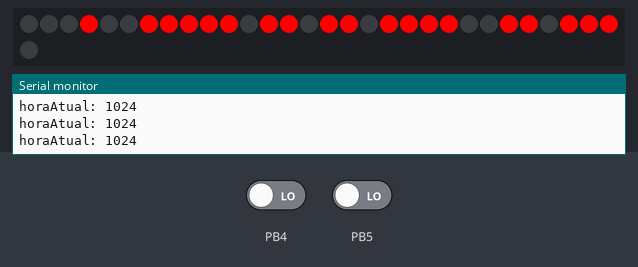
Simulated run of this sketch. Board: ATtiny85, built with avr-gcc and run on an emulated ATtiny85. Parts: 31 RGB LEDs in strip order, left to right, continuing on the next row, the last lines printed to the serial monitor. Wiring (inferred from the names in the program): DS1307 clock at I2C address 0x68. Inputs (shaded band) come from the test bench; at power-on: PB4 LOW, PB5 LOW. The local clock reads 2024-03-15 10:24:30 at power-on unless the sketch sets it; random numbers use the default seed unless the sketch sets one.

Above: at 1.3 s.
1.4 s: PB4 driven HIGH
At 3.4 s:
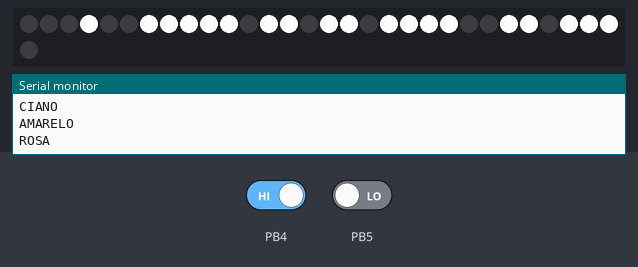
4.4 s: PB5 driven HIGH
At 6.15 s:
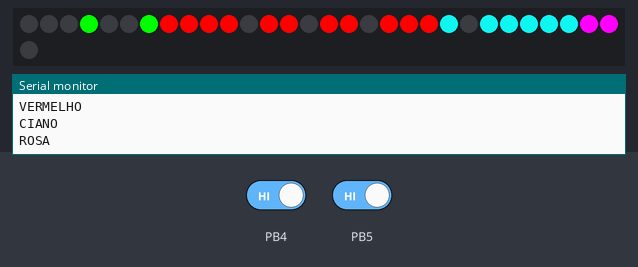
7.4 s: PB5 driven LOW
At 7.71 s:
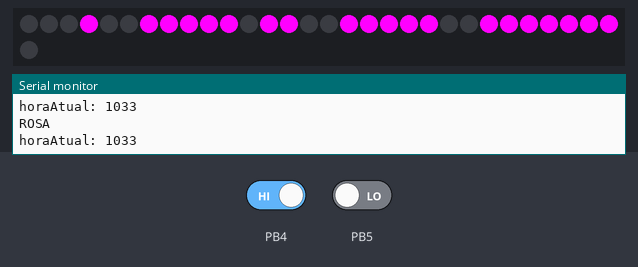
10.4 s: PB4 driven LOW
11.9 s: PB4 driven HIGH
At 12.78 s:
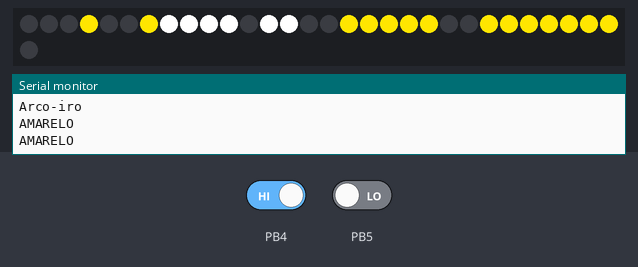
14.9 s: PB5 driven HIGH
At 17.55 s:
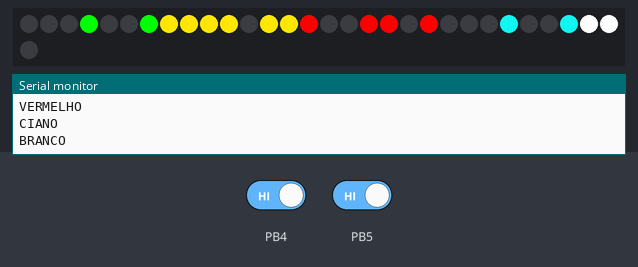
Timing chart, 0 to 19.1 s (numbered marks = the images above; inputs shaded):
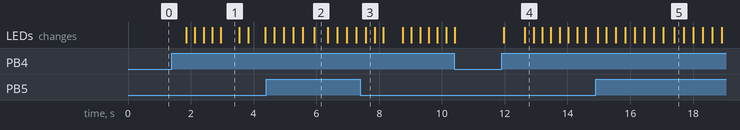

The sketch:

relogio_madeira.ino
```cpp
//Controle Fita de Leds enderessáveis
#include <Adafruit_NeoPixel.h>
#ifdef __AVR__
 #include <avr/power.h> // Required for 16 MHz Adafruit Trinket
#endif

#define PIN        3  // Novo: 6 - antigo: 3
#define NUMPIXELS 31  // Número de leds
#define DELAYVAL 250  // Time (in milliseconds) to pause between pixels

Adafruit_NeoPixel pixels(NUMPIXELS, PIN, NEO_GRB + NEO_KHZ800);
//Controle Fita de Leds enderessáveis

//Definições Relógio
#include "Wire.h"
#define DS1307_ADDRESS 0x68
byte zero = 0x00;
//Definições Relógio

// Definição das portas dos botões de ajuste de hora e cor
#define BT_HORA A1    // Novo: 2 - antigo: A1
#define BT_MINUTO A0  // Novo: 3 - antigo: A0
#define BT_COR A2     // Novo: 4 - antigo: A2

String horaAterior = "";

// definições das variáveis para ajuste de cor
int vermelho = 255;
int verde = 0;
int azul = 0;
int vCor = 0;

void setup() {
  //Controle Fita de Leds enderessáveis
  #if defined(__AVR_ATtiny85__) && (F_CPU == 16000000)
    clock_prescale_set(clock_div_1);
  #endif
  pixels.begin(); // INITIALIZE NeoPixel strip object (REQUIRED)
  //Controle Fita de Leds enderessáveis

  Serial.begin(9600);
  Wire.begin();

  // Definição dos botões de ajuste de hora e cor
  pinMode(BT_HORA, INPUT);
  pinMode(BT_MINUTO, INPUT);
  pinMode(BT_COR, INPUT);

  //ajusteHora(18,10);

}

void loop() {

  // Verifica se houve alteração na hora e manda exibir o novo valor
  String horaAtual = Mostrarelogio();
  if (horaAterior != horaAtual){

      //Verifica se está no modo de cor randomica
      if (vCor == 7){
        exibeHoraCor();}
      else {
        exibeHora();
      }

    horaAterior = horaAtual;
  }

  // Inicio - Leitura dos botões de ajuste de hora e cor
  int stBtHora = digitalRead(BT_HORA);
  int stBtMin = digitalRead(BT_MINUTO);
  int stBtCor = digitalRead(BT_COR);

    if (stBtHora == HIGH && stBtMin == LOW) {    //Ajusta a hora
          int hora = horaAtual.substring(0, 2).toInt();
          int minuto = horaAtual.substring(2, 4).toInt();
          ajusteHora(hora + 1, minuto );

          Serial.println("HORA");

    }

    if (stBtMin == HIGH && stBtHora == LOW) {    //Ajusta o minuto
          int hora = horaAtual.substring(0, 2).toInt();
          int minuto = horaAtual.substring(2, 4).toInt();
          if (minuto >= 59){
            minuto = -1;
          }
          ajusteHora(hora, minuto + 1 );
          Serial.println("MINUTO");

    }

        if (stBtMin == HIGH && stBtHora == HIGH) {    //Entra em modo manutenção

          defNum (8, 1, vermelho, verde, azul);
          defNum (8, 2, vermelho, verde, azul);
          defNum (8, 3, vermelho, verde, azul);
          defNum (8, 4, vermelho, verde, azul);

          Serial.println("Modo Manutenção");

    }

    if (stBtCor == HIGH) {   //Ajusta a Cor
      vermelho, verde, azul = muda_cor();

      if (vCor == 7){
        exibeHoraCor();}
      else {
        exibeHora();
      }

    }
   // Fim - Leitura dos botões de ajuste de hora e cor

   delay(DELAYVAL);
}

int muda_cor(){ //Função para ajuste de cor
  // Essa função ler o valor da variável vCor para definir os valores das variáveis de cor,
  // a cada leitura a variável vCor é incrementada para que na proxima chamada uma nova cor seja selecionada

  vCor++;

  switch (vCor) {
    case 0:
      vermelho = 0;
      verde = 0;
      azul = 255;
      Serial.println("Azul");
    break;
    case 1:
        vermelho = 255;
        verde = 0;
        azul = 0;
        Serial.println("VERMELHO");
    break;
    case 2:
        vermelho = 0;
        verde = 255;
        azul = 0;
        Serial.println("VERDE");
    break;
    case 3:
        vermelho = 14;
        verde = 222;
        azul = 217;
        Serial.println("CIANO");
    break;
    case 4:
        vermelho = 255;
        verde = 0;
        azul = 255;
        Serial.println("ROSA");
    break;
    case 5:
        vermelho = 255;
        verde = 230;
        azul = 0;
        Serial.println("AMARELO");
    break;
    case 6:
        vermelho = 255;
        verde = 255;
        azul = 255;
        Serial.println("BRANCO");
    break;
      case 7:
          exibeHoraCor();
          Serial.println("Arco-iro");
    break;
    default:
        vCor = 0;
    break;
    }

    return vermelho, verde, azul;
}

void exibeHora(){ //Função para exibir a hora no display de led

  String horaAtual = Mostrarelogio();

  defNum (horaAtual.substring(0, 1).toInt(), 1, vermelho, verde, azul);
  defNum (horaAtual.substring(1, 2).toInt(), 2, vermelho, verde, azul);
  defNum (horaAtual.substring(2, 3).toInt(), 3, vermelho, verde, azul);
  defNum (horaAtual.substring(3, 4).toInt(), 4, vermelho, verde, azul);

}

void exibeHoraCor(){ //Função para exibir a hora no display de led com cores randomicas em cada caractere

  String horaAtual = Mostrarelogio();

  vCor = random(0, 7);
  muda_cor();
  defNum (horaAtual.substring(0, 1).toInt(), 1, vermelho, verde, azul);

  vCor = random(0, 7);
  muda_cor();
  defNum (horaAtual.substring(1, 2).toInt(), 2, vermelho, verde, azul);

  vCor = random(0, 7);
  muda_cor();
  defNum (horaAtual.substring(2, 3).toInt(), 3, vermelho, verde, azul);

  vCor = random(0, 7);
  muda_cor();
  defNum (horaAtual.substring(3, 4).toInt(), 4, vermelho, verde, azul);

  //Pontos
  vCor = random(0, 7);
  muda_cor();
  pixels.setPixelColor(28, pixels.Color(vermelho, verde, azul));
  pixels.setPixelColor(29, pixels.Color(vermelho, verde, azul));
  pixels.show();

  vCor = 7;

}

void defNum (int valor, int posicao, int cVermelho, int cVerde, int cAzul){
// Função para excrever os números de 0 a 9 no display
// recebe o valor a ser impresso, a posição no display e as três variáveis de vCor

    posicao = ((posicao - 1 ) * 7);

    switch (valor) {
      case 0: //{0, 1, 2, 3, 5, 6},     // 0

            pixels.setPixelColor(0 + posicao, pixels.Color(cVermelho, cVerde, cAzul));
            pixels.setPixelColor(1 + posicao, pixels.Color(cVermelho, cVerde, cAzul));
            pixels.setPixelColor(2 + posicao, pixels.Color(cVermelho, cVerde, cAzul));
            pixels.setPixelColor(3 + posicao, pixels.Color(cVermelho, cVerde, cAzul));
            pixels.setPixelColor(5 + posicao, pixels.Color(cVermelho, cVerde, cAzul));
            pixels.setPixelColor(6 + posicao, pixels.Color(cVermelho, cVerde, cAzul));

            // apaga os leds não utilizado no número
            pixels.setPixelColor(4 + posicao, pixels.Color(0, 0, 0));

            pixels.show();
            break;
      case 1: // {6, 3},                 // 1
            pixels.setPixelColor(6 + posicao, pixels.Color(cVermelho, cVerde, cAzul));
            pixels.setPixelColor(3 + posicao, pixels.Color(cVermelho, cVerde, cAzul));

            // apaga os leds não utilizado no número
            pixels.setPixelColor(0 + posicao, pixels.Color(0, 0, 0));
            pixels.setPixelColor(1 + posicao, pixels.Color(0, 0, 0));
            pixels.setPixelColor(2 + posicao, pixels.Color(0, 0, 0));
            pixels.setPixelColor(4 + posicao, pixels.Color(0, 0, 0));
            pixels.setPixelColor(5 + posicao, pixels.Color(0, 0, 0));

            pixels.show();
        break;
      case 2: // {1, 2, 4, 5, 6},        // 2
            pixels.setPixelColor(1 + posicao, pixels.Color(cVermelho, cVerde, cAzul));
            pixels.setPixelColor(2 + posicao, pixels.Color(cVermelho, cVerde, cAzul));
            pixels.setPixelColor(4 + posicao, pixels.Color(cVermelho, cVerde, cAzul));
            pixels.setPixelColor(5 + posicao, pixels.Color(cVermelho, cVerde, cAzul));
            pixels.setPixelColor(6 + posicao, pixels.Color(cVermelho, cVerde, cAzul));

            // apaga os leds não utilizado no número
            pixels.setPixelColor(0 + posicao, pixels.Color(0, 0, 0));
            pixels.setPixelColor(3 + posicao, pixels.Color(0, 0, 0));


            pixels.show();
          break;
      case 3: // {2, 3, 4, 5, 6},        // 3
            pixels.setPixelColor(2 + posicao, pixels.Color(cVermelho, cVerde, cAzul));
            pixels.setPixelColor(3 + posicao, pixels.Color(cVermelho, cVerde, cAzul));
            pixels.setPixelColor(4 + posicao, pixels.Color(cVermelho, cVerde, cAzul));
            pixels.setPixelColor(5 + posicao, pixels.Color(cVermelho, cVerde, cAzul));
            pixels.setPixelColor(6 + posicao, pixels.Color(cVermelho, cVerde, cAzul));

            // apaga os leds não utilizado no número
            pixels.setPixelColor(0 + posicao, pixels.Color(0, 0, 0));
            pixels.setPixelColor(1 + posicao, pixels.Color(0, 0, 0));


            pixels.show();
        break;
      case 4: //{0, 3, 4, 6},           // 4
            pixels.setPixelColor(0 + posicao, pixels.Color(cVermelho, cVerde, cAzul));
            pixels.setPixelColor(3 + posicao, pixels.Color(cVermelho, cVerde, cAzul));
            pixels.setPixelColor(4 + posicao, pixels.Color(cVermelho, cVerde, cAzul));
            pixels.setPixelColor(6 + posicao, pixels.Color(cVermelho, cVerde, cAzul));

            // apaga os leds não utilizado no número
            pixels.setPixelColor(1 + posicao, pixels.Color(0, 0, 0));
            pixels.setPixelColor(2 + posicao, pixels.Color(0, 0, 0));
            pixels.setPixelColor(5 + posicao, pixels.Color(0, 0, 0));

            pixels.show();
        break;
      case 5: //{0, 2, 3, 4, 5},        // 5
            pixels.setPixelColor(0 + posicao, pixels.Color(cVermelho, cVerde, cAzul));
            pixels.setPixelColor(2 + posicao, pixels.Color(cVermelho, cVerde, cAzul));
            pixels.setPixelColor(3 + posicao, pixels.Color(cVermelho, cVerde, cAzul));
            pixels.setPixelColor(4 + posicao, pixels.Color(cVermelho, cVerde, cAzul));
            pixels.setPixelColor(5 + posicao, pixels.Color(cVermelho, cVerde, cAzul));

            // apaga os leds não utilizado no número
            pixels.setPixelColor(1 + posicao, pixels.Color(0, 0, 0));
            pixels.setPixelColor(6 + posicao, pixels.Color(0, 0, 0));

            pixels.show();
        break;
      case 6: //{0, 1, 2, 4, 5},        // 6
            pixels.setPixelColor(0 + posicao, pixels.Color(cVermelho, cVerde, cAzul));
            pixels.setPixelColor(1 + posicao, pixels.Color(cVermelho, cVerde, cAzul));
            pixels.setPixelColor(2 + posicao, pixels.Color(cVermelho, cVerde, cAzul));
            pixels.setPixelColor(3 + posicao, pixels.Color(cVermelho, cVerde, cAzul));
            pixels.setPixelColor(4 + posicao, pixels.Color(cVermelho, cVerde, cAzul));
            pixels.setPixelColor(5 + posicao, pixels.Color(cVermelho, cVerde, cAzul));

            // apaga os leds não utilizado no número
            pixels.setPixelColor(6 + posicao, pixels.Color(0, 0, 0));

            pixels.show();
        break;
      case 7: //{3, 6, 5},              // 7
            pixels.setPixelColor(3 + posicao, pixels.Color(cVermelho, cVerde, cAzul));
            pixels.setPixelColor(6 + posicao, pixels.Color(cVermelho, cVerde, cAzul));
            pixels.setPixelColor(5 + posicao, pixels.Color(cVermelho, cVerde, cAzul));

            // apaga os leds não utilizado no número
            pixels.setPixelColor(0 + posicao, pixels.Color(0, 0, 0));
            pixels.setPixelColor(1 + posicao, pixels.Color(0, 0, 0));
            pixels.setPixelColor(2 + posicao, pixels.Color(0, 0, 0));
            pixels.setPixelColor(4 + posicao, pixels.Color(0, 0, 0));

            pixels.show();
        break;
      case 8: //{0, 1, 2, 3, 4, 5, 6},  // 8
            pixels.setPixelColor(0 + posicao, pixels.Color(cVermelho, cVerde, cAzul));
            pixels.setPixelColor(1 + posicao, pixels.Color(cVermelho, cVerde, cAzul));
            pixels.setPixelColor(2 + posicao, pixels.Color(cVermelho, cVerde, cAzul));
            pixels.setPixelColor(3 + posicao, pixels.Color(cVermelho, cVerde, cAzul));
            pixels.setPixelColor(4 + posicao, pixels.Color(cVermelho, cVerde, cAzul));
            pixels.setPixelColor(5 + posicao, pixels.Color(cVermelho, cVerde, cAzul));
            pixels.setPixelColor(6 + posicao, pixels.Color(cVermelho, cVerde, cAzul));
            pixels.show();
        break;
      case 9: //{0, 1, 2, 3, 4, 5}         // 9
            pixels.setPixelColor(0 + posicao, pixels.Color(cVermelho, cVerde, cAzul));
            pixels.setPixelColor(2 + posicao, pixels.Color(cVermelho, cVerde, cAzul));
            pixels.setPixelColor(3 + posicao, pixels.Color(cVermelho, cVerde, cAzul));
            pixels.setPixelColor(4 + posicao, pixels.Color(cVermelho, cVerde, cAzul));
            pixels.setPixelColor(5 + posicao, pixels.Color(cVermelho, cVerde, cAzul));
            pixels.setPixelColor(6 + posicao, pixels.Color(cVermelho, cVerde, cAzul));

            // apaga os leds não utilizado no número
            pixels.setPixelColor(1 + posicao, pixels.Color(0, 0, 0));

            pixels.show();
        break;
      default:
            pixels.setPixelColor(0 + posicao, pixels.Color(0, 0, 0));
            pixels.setPixelColor(1 + posicao, pixels.Color(0, 0, 0));
            pixels.setPixelColor(2 + posicao, pixels.Color(0, 0, 0));
            pixels.setPixelColor(3 + posicao, pixels.Color(0, 0, 0));
            pixels.setPixelColor(4 + posicao, pixels.Color(0, 0, 0));
            pixels.setPixelColor(5 + posicao, pixels.Color(0, 0, 0));
            pixels.setPixelColor(6 + posicao, pixels.Color(0, 0, 0));
            pixels.show();
        break;
    }
      pixels.setPixelColor(28, pixels.Color(cVermelho, cVerde, cAzul));
      pixels.setPixelColor(29, pixels.Color(cVermelho, cVerde, cAzul));
      pixels.show();
}

void ajusteHora(byte horas, byte minutos)   //Seta a data e a hora do DS1307
{
  byte segundos = 0; //Valores de 0 a 59
  //byte minutos = 18; //Valores de 0 a 59
  //byte horas = 14; //Valores de 0 a 23
  byte diadasemana = 0; //Valores de 0 a 6 - 0=Domingo, 1 = Segunda, etc.
  byte diadomes = 2; //Valores de 1 a 31
  byte mes = 4; //Valores de 1 a 12
  byte ano = 83; //Valores de 0 a 99
  Wire.beginTransmission(DS1307_ADDRESS);
  Wire.write(zero); //Stop no CI para que o mesmo possa receber os dados

  //As linhas abaixo escrevem no CI os valores de
  //data e hora que foram colocados nas variaveis acima
  Wire.write(ConverteParaBCD(segundos));
  Wire.write(ConverteParaBCD(minutos));
  Wire.write(ConverteParaBCD(horas));
  Wire.write(ConverteParaBCD(diadasemana));
  Wire.write(ConverteParaBCD(diadomes));
  Wire.write(ConverteParaBCD(mes));
  Wire.write(ConverteParaBCD(ano));
  Wire.write(zero); //Start no CI
  Wire.endTransmission();
}

byte ConverteParaBCD(byte val){ //Converte o número de decimal para BCD
  return ( (val/10*16) + (val%10) );
}

byte ConverteparaDecimal(byte val)  { //Converte de BCD para decimal
  return ( (val/16*10) + (val%16) );
}

String Mostrarelogio() //Função para retornar a hora no formato HH12MI
{
  String horaAtual = "";
  Wire.beginTransmission(DS1307_ADDRESS);
  Wire.write(zero);
  Wire.endTransmission();
  Wire.requestFrom(DS1307_ADDRESS, 7);
  int segundos = ConverteparaDecimal(Wire.read());
  int minutos = ConverteparaDecimal(Wire.read());
  int horas = ConverteparaDecimal(Wire.read() & 0b111111);

  //ajusta a hora para forto até 12hs
  if(horas > 12){
    horas = horas - 12;
  }

  if(horas == 0){
    horas = 12;
  }

  //adiciona zero a esquera
  String strHora = "";
  if(horas < 10){
   strHora = "0" + String(horas);
  }else{
   strHora = horas;
  }
  //adiciona zero a esquera
  String strMinuto = "";
  if(minutos < 10){
   strMinuto = "0" + String(minutos);
  }else{
   strMinuto = minutos;
  }

  //adiciona zero a esquera
  String strSegundos = "";
  if(segundos < 10){
   strSegundos = "0" + String(segundos);
  }else{
   strSegundos = segundos;
  }

  horaAtual = strHora + strMinuto;

        Serial.print("horaAtual: ");
        Serial.println(horaAtual);
  return horaAtual;
}
```

Measured:
- after the input at 1.4 s, the LEDs: first change after 0.45 s (image 1 shows a later state)
- after the input at 11.9 s, the LEDs: first change after 0.06 s (image 4 shows a later state)
- what the display in image 1 shows lasts 0.5 s, from 3.0 s to 3.5 s
- what the display in image 2 shows lasts 0.5 s, from 5.9 s to 6.4 s
